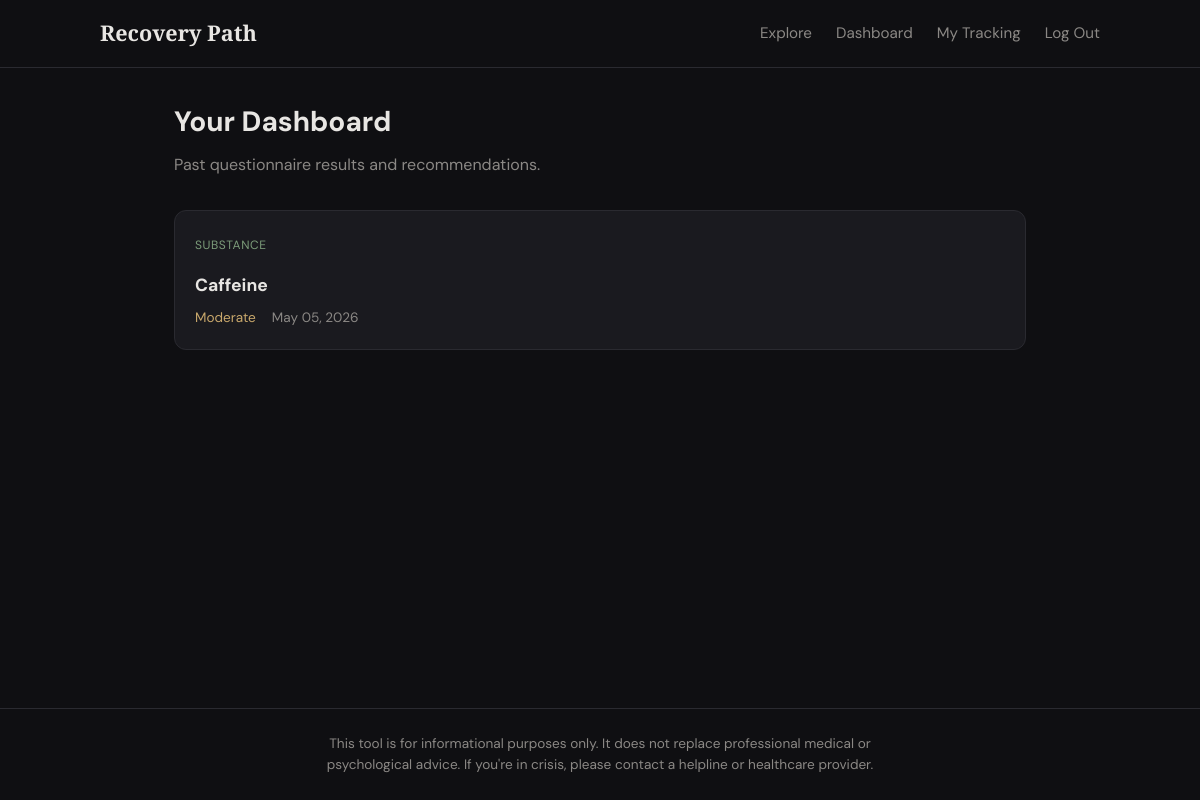
The app's page /dashboard (signed in) with its own data.
### app/models.py (models this page shows)
class UserResponse(db.Model):
    __tablename__ = "user_responses"
    id = db.Column(db.Integer, primary_key=True)
    user_id = db.Column(db.Integer, db.ForeignKey("users.id"), nullable=False)
    questionnaire_id = db.Column(
        db.Integer, db.ForeignKey("questionnaires.id"), nullable=False
    )
    answers = db.Column(db.JSON, nullable=False)  # {question_id: answer}
    total_score = db.Column(db.Integer, default=0)
    severity_level = db.Column(db.String(30), default="low")
    created_at = db.Column(db.DateTime, default=datetime.utcnow)

class Addiction(db.Model):
    __tablename__ = "addictions"
    id = db.Column(db.Integer, primary_key=True)
    name = db.Column(db.String(100), nullable=False, index=True)
    slug = db.Column(db.String(100), unique=True, nullable=False, index=True)
    category = db.Column(db.String(50), nullable=False, index=True)
    description = db.Column(db.Text, nullable=False)
    icon = db.Column(db.String(50), default="help-circle")
    questionnaire = db.relationship(
        "Questionnaire", backref="addiction", uselist=False, lazy="joined"
    )
    stories = db.relationship("AddictionStory", backref="addiction", lazy="dynamic", order_by="AddictionStory.created_at.desc()")

### app/routes/main.py (the view)
@main_bp.route("/dashboard")
@login_required
def dashboard():
    from app.models import UserResponse
    responses = (
        UserResponse.query.filter_by(user_id=current_user.id)
        .order_by(UserResponse.created_at.desc())
        .all()
    )
    return render_template("dashboard.html", responses=responses)

### app/models.py (called while the page is built)
@login_manager.user_loader
def load_user(user_id):
    return User.query.get(int(user_id))

### app/templates/dashboard.html (shortened to what this page needs)
{% extends "base.html" %}
{% block content %}
<section class="page-header">
    <h1>Your Dashboard</h1>
    <p>Past questionnaire results and recommendations.</p>
</section>
{% if responses %}
<section class="dashboard-list">
    {% for r in responses %}
        <a href="{{ url_for('questionnaire.results', slug=r.questionnaire.addiction.slug) }}" class="dashboard-card">
            <span class="addiction-category">{{ r.questionnaire.addiction.category }}</span>
            <h3>{{ r.questionnaire.addiction.name }}</h3>
            <div class="dashboard-meta">
                <span class="severity severity-{{ r.severity_level }}">{{ r.severity_level|capitalize }}</span>
                <span class="date">{{ r.created_at.strftime('%b %d, %Y') }}</span>
            </div>
        </a>
    {% endfor %}
</section>
{% else %}
<section class="empty-dashboard">
    <p>You haven't completed any questionnaires yet.</p>
    <a href="{{ url_for('addictions.list_addictions') }}" class="btn btn-primary">Explore Topics</a>
</section>
{% endif %}
{% endblock %}

### app/static/css/style.css (style rules this page uses)
:root { --bg: #0f0f12; --bg-card: #1a1a1f; --text: #e8e6e3; --text-muted: #8b8885; --accent: #7c9c7a; --accent-hover: #8fb58d; --border: #2a2a30; --success: #7c9c7a; --warning: #c9a86c; --danger: #c97c7c; }
* { box-sizing: border-box; margin: 0; padding: 0; }
body { font-family: "DM Sans", system-ui, sans-serif; background: var(--bg); color: var(--text); line-height: 1.6; min-height: 100vh; display: flex; flex-direction: column; }
.page-header { margin-bottom: 2rem; }
.page-header h1 { font-size: 1.75rem; margin-bottom: 0.5rem; }
.page-header p { color: var(--text-muted); }
.addiction-category { display: inline-block; font-size: 0.75rem; text-transform: uppercase; letter-spacing: 0.05em; color: var(--accent); margin-bottom: 0.5rem; }
.dashboard-list { display: flex; flex-direction: column; gap: 1rem; }
.dashboard-card { display: block; padding: 1.25rem; background: var(--bg-card); border: 1px solid var(--border); border-radius: 12px; text-decoration: none; color: inherit; transition: border-color 0.2s; }
.dashboard-card h3 { font-size: 1.1rem; margin: 0.5rem 0; }
.dashboard-meta { display: flex; gap: 1rem; font-size: 0.85rem; color: var(--text-muted); }
.dashboard-meta .severity-moderate { color: var(--warning); }

### records on screen
UserResponse: questionnaire.addiction.category "SUBSTANCE", questionnaire.addiction.name "Caffeine", severity_level "Moderate", created_at "May 05, 2026"
